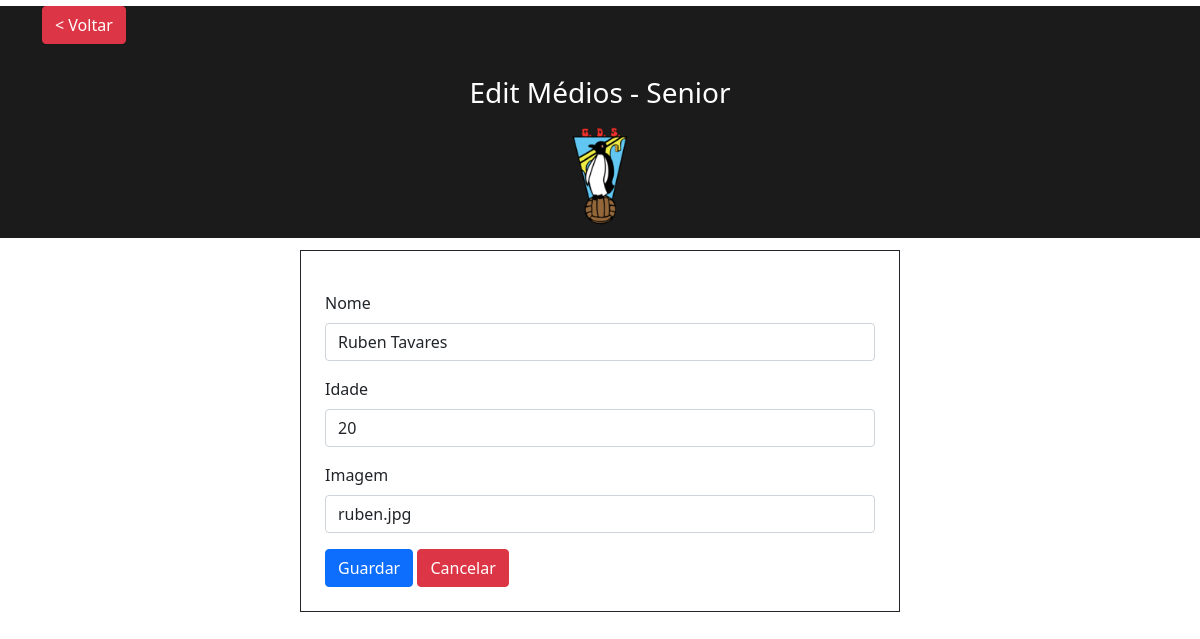
Page /area-admin/editmsenior.php?Id=1 on the committed database.
### tables this page shows
CREATE TABLE `medios` (
  `Id` int(11) NOT NULL,
  `Nome` text NOT NULL,
  `Idade` int(11) NOT NULL,
  `Img` varchar(256) NOT NULL
);

### area-admin/editmsenior.php (the view, shortened to what this page needs)
<!DOCTYPE html>
<html>
<head>
    <link rel="stylesheet" href="css/bootstrap.min.css">
</head>
<body>
    <?php
require 'includes/connection.php';
$Id = $_GET['Id'];
$sql = 'SELECT * FROM medios WHERE Id = :Id';
$sth = $dbh->prepare($sql);
$sth->bindParam(':Id', $Id, PDO::PARAM_INT);
$sth->execute();
$medios = $sth->fetchObject();
?>
<div style="background-color: #1b1b1b; margin-top:-1.5%;">
    <div class="container mt-4" style="background-color: #1b1b1b;">
    <a  href="msenior.php" class="btn btn-danger">< Voltar</a>
    </div>
    <div class="title-h2" style="padding: 2rem; background-color: #1b1b1b;">
        <h3>Edit Médios - Senior</h3>
    </div>
    <div style="text-align: center; ">
            <img  src="/GDS/images/ProjetoGDS/gdss.png" style="max-height: 100px; margin-top:-2%;  margin-bottom:1%;">
        </div>
</div>
    <div class="col-lg-6 offset-lg-3">
        <form action="includes/updatemsenior.php" method="GET" class="border border-1 border-dark p-4" style="width: 100%; margin-top: 2%;">
            <div class="mb-3">
                <label  class="form-label">Nome</label>
                <input type="text" class="form-control" name="Nome"
                value="<?= $medios->Nome ?>">
            </div>
            <div class="mb-3">
                <label  class="form-label">Idade</label>
                <input type="text" class="form-control" name="Idade"
                 placeholder="Name" value="<?= $medios->Idade ?>">
            </div>
            <div class="mb-3">
                <label  class="form-label">Imagem</label>
                <input type="text" class="form-control" name="Img"
                placeholder="Role" value="<?= $medios->Img ?>">
            </div>
            <div>
                <button type="submit" class="btn btn-primary">Guardar</button>
                <button type="reset" class="btn btn-danger">Cancelar</button>
            </div>
        </form>
    </div>
</body>
</html>

### area-admin/editmsenior.php (style rules this page uses)
.title-h2 { font-size: 1rem; text-align: center; color: white; padding: 2rem; }

### rows in the picture
medios: Nome "Ruben Tavares", Idade "20", Img "ruben.jpg"
